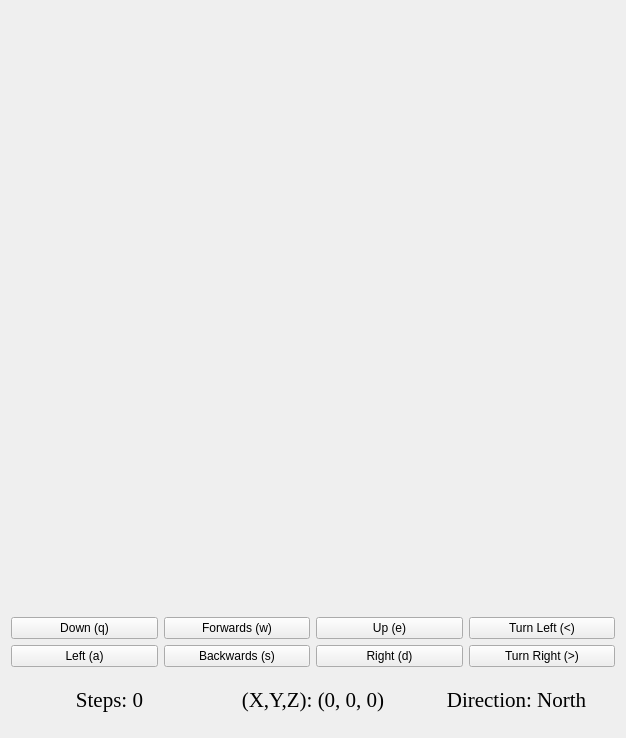
<?xml version="1.0" encoding="UTF-8"?>
<ui version="4.0">
 <class>Form</class>
 <widget class="QWidget" name="Form">
  <property name="geometry">
   <rect>
    <x>0</x>
    <y>0</y>
    <width>626</width>
    <height>738</height>
   </rect>
  </property>
  <property name="windowTitle">
   <string>Form</string>
  </property>
  <layout class="QVBoxLayout" name="verticalLayout_3">
   <item>
    <layout class="QVBoxLayout" name="verticalLayout">
     <item>
      <layout class="QGridLayout" name="gridLayout">
       <property name="spacing">
        <number>0</number>
       </property>
       <item row="0" column="0">
        <widget class="QLabel" name="image_11">
         <property name="sizePolicy">
          <sizepolicy hsizetype="Fixed" vsizetype="Fixed">
           <horstretch>0</horstretch>
           <verstretch>0</verstretch>
          </sizepolicy>
         </property>
         <property name="minimumSize">
          <size>
           <width>200</width>
           <height>200</height>
          </size>
         </property>
         <property name="maximumSize">
          <size>
           <width>200</width>
           <height>200</height>
          </size>
         </property>
         <property name="text">
          <string/>
         </property>
         <property name="pixmap">
          <pixmap>images/square1_1.jpg</pixmap>
         </property>
        </widget>
       </item>
       <item row="2" column="1">
        <widget class="QLabel" name="image_32">
         <property name="sizePolicy">
          <sizepolicy hsizetype="Fixed" vsizetype="Fixed">
           <horstretch>0</horstretch>
           <verstretch>0</verstretch>
          </sizepolicy>
         </property>
         <property name="minimumSize">
          <size>
           <width>200</width>
           <height>200</height>
          </size>
         </property>
         <property name="maximumSize">
          <size>
           <width>200</width>
           <height>200</height>
          </size>
         </property>
         <property name="text">
          <string/>
         </property>
         <property name="pixmap">
          <pixmap>images/open3_2.jpg</pixmap>
         </property>
        </widget>
       </item>
       <item row="1" column="2">
        <widget class="QLabel" name="image_23">
         <property name="sizePolicy">
          <sizepolicy hsizetype="Fixed" vsizetype="Fixed">
           <horstretch>0</horstretch>
           <verstretch>0</verstretch>
          </sizepolicy>
         </property>
         <property name="minimumSize">
          <size>
           <width>200</width>
           <height>200</height>
          </size>
         </property>
         <property name="maximumSize">
          <size>
           <width>200</width>
           <height>200</height>
          </size>
         </property>
         <property name="text">
          <string/>
         </property>
         <property name="pixmap">
          <pixmap>images/square2_3.jpg</pixmap>
         </property>
        </widget>
       </item>
       <item row="2" column="2">
        <widget class="QLabel" name="image_33">
         <property name="sizePolicy">
          <sizepolicy hsizetype="Fixed" vsizetype="Fixed">
           <horstretch>0</horstretch>
           <verstretch>0</verstretch>
          </sizepolicy>
         </property>
         <property name="minimumSize">
          <size>
           <width>200</width>
           <height>200</height>
          </size>
         </property>
         <property name="maximumSize">
          <size>
           <width>200</width>
           <height>200</height>
          </size>
         </property>
         <property name="text">
          <string/>
         </property>
         <property name="pixmap">
          <pixmap>images/square3_3.jpg</pixmap>
         </property>
        </widget>
       </item>
       <item row="1" column="0">
        <widget class="QLabel" name="image_21">
         <property name="sizePolicy">
          <sizepolicy hsizetype="Fixed" vsizetype="Fixed">
           <horstretch>0</horstretch>
           <verstretch>0</verstretch>
          </sizepolicy>
         </property>
         <property name="minimumSize">
          <size>
           <width>200</width>
           <height>200</height>
          </size>
         </property>
         <property name="maximumSize">
          <size>
           <width>200</width>
           <height>200</height>
          </size>
         </property>
         <property name="text">
          <string/>
         </property>
         <property name="pixmap">
          <pixmap>images/open2_1.jpg</pixmap>
         </property>
        </widget>
       </item>
       <item row="0" column="1">
        <widget class="QLabel" name="image_12">
         <property name="sizePolicy">
          <sizepolicy hsizetype="Fixed" vsizetype="Fixed">
           <horstretch>0</horstretch>
           <verstretch>0</verstretch>
          </sizepolicy>
         </property>
         <property name="minimumSize">
          <size>
           <width>200</width>
           <height>200</height>
          </size>
         </property>
         <property name="maximumSize">
          <size>
           <width>200</width>
           <height>200</height>
          </size>
         </property>
         <property name="text">
          <string/>
         </property>
         <property name="pixmap">
          <pixmap>images/square1_2.jpg</pixmap>
         </property>
        </widget>
       </item>
       <item row="2" column="0">
        <widget class="QLabel" name="image_31">
         <property name="sizePolicy">
          <sizepolicy hsizetype="Fixed" vsizetype="Fixed">
           <horstretch>0</horstretch>
           <verstretch>0</verstretch>
          </sizepolicy>
         </property>
         <property name="minimumSize">
          <size>
           <width>200</width>
           <height>200</height>
          </size>
         </property>
         <property name="maximumSize">
          <size>
           <width>200</width>
           <height>200</height>
          </size>
         </property>
         <property name="text">
          <string/>
         </property>
         <property name="pixmap">
          <pixmap>images/square3_1.jpg</pixmap>
         </property>
        </widget>
       </item>
       <item row="0" column="2">
        <widget class="QLabel" name="image_13">
         <property name="sizePolicy">
          <sizepolicy hsizetype="Fixed" vsizetype="Fixed">
           <horstretch>0</horstretch>
           <verstretch>0</verstretch>
          </sizepolicy>
         </property>
         <property name="minimumSize">
          <size>
           <width>200</width>
           <height>200</height>
          </size>
         </property>
         <property name="maximumSize">
          <size>
           <width>200</width>
           <height>200</height>
          </size>
         </property>
         <property name="text">
          <string/>
         </property>
         <property name="pixmap">
          <pixmap>images/square1_3.jpg</pixmap>
         </property>
        </widget>
       </item>
       <item row="1" column="1">
        <widget class="QLabel" name="image_22">
         <property name="sizePolicy">
          <sizepolicy hsizetype="Fixed" vsizetype="Fixed">
           <horstretch>0</horstretch>
           <verstretch>0</verstretch>
          </sizepolicy>
         </property>
         <property name="minimumSize">
          <size>
           <width>200</width>
           <height>200</height>
          </size>
         </property>
         <property name="maximumSize">
          <size>
           <width>200</width>
           <height>200</height>
          </size>
         </property>
         <property name="text">
          <string/>
         </property>
         <property name="pixmap">
          <pixmap>images/open2_2.jpg</pixmap>
         </property>
        </widget>
       </item>
      </layout>
     </item>
     <item>
      <layout class="QGridLayout" name="gridLayout_2">
       <item row="0" column="0">
        <widget class="QPushButton" name="button_down">
         <property name="text">
          <string>Down (q)</string>
         </property>
         <property name="shortcut">
          <string>Q</string>
         </property>
        </widget>
       </item>
       <item row="1" column="2">
        <widget class="QPushButton" name="button_right">
         <property name="text">
          <string>Right (d)</string>
         </property>
         <property name="shortcut">
          <string>D</string>
         </property>
        </widget>
       </item>
       <item row="1" column="0">
        <widget class="QPushButton" name="button_left">
         <property name="text">
          <string>Left (a)</string>
         </property>
         <property name="shortcut">
          <string>A</string>
         </property>
        </widget>
       </item>
       <item row="1" column="1">
        <widget class="QPushButton" name="button_backwards">
         <property name="text">
          <string>Backwards (s)</string>
         </property>
         <property name="shortcut">
          <string>S</string>
         </property>
        </widget>
       </item>
       <item row="0" column="2">
        <widget class="QPushButton" name="button_up">
         <property name="text">
          <string>Up (e)</string>
         </property>
         <property name="shortcut">
          <string>E</string>
         </property>
        </widget>
       </item>
       <item row="0" column="1">
        <widget class="QPushButton" name="button_forwards">
         <property name="text">
          <string>Forwards (w)</string>
         </property>
         <property name="shortcut">
          <string>W</string>
         </property>
        </widget>
       </item>
       <item row="0" column="3">
        <widget class="QPushButton" name="button_turn_left">
         <property name="text">
          <string>Turn Left (&lt;)</string>
         </property>
        </widget>
       </item>
       <item row="1" column="3">
        <widget class="QPushButton" name="button_turn_right">
         <property name="text">
          <string>Turn Right (&gt;)</string>
         </property>
        </widget>
       </item>
      </layout>
     </item>
     <item>
      <layout class="QHBoxLayout" name="horizontalLayout">
       <item>
        <widget class="QLabel" name="label_steps">
         <property name="font">
          <font>
           <family>Georgia</family>
           <pointsize>16</pointsize>
          </font>
         </property>
         <property name="text">
          <string>Steps: 0</string>
         </property>
         <property name="alignment">
          <set>Qt::AlignCenter</set>
         </property>
        </widget>
       </item>
       <item>
        <widget class="QLabel" name="label_coordinates">
         <property name="font">
          <font>
           <family>Georgia</family>
           <pointsize>16</pointsize>
          </font>
         </property>
         <property name="text">
          <string>(X,Y,Z): (0, 0, 0)</string>
         </property>
         <property name="alignment">
          <set>Qt::AlignCenter</set>
         </property>
        </widget>
       </item>
       <item>
        <widget class="QLabel" name="label_direction">
         <property name="font">
          <font>
           <family>Georgia</family>
           <pointsize>16</pointsize>
          </font>
         </property>
         <property name="text">
          <string>Direction: North</string>
         </property>
         <property name="alignment">
          <set>Qt::AlignCenter</set>
         </property>
        </widget>
       </item>
      </layout>
     </item>
    </layout>
   </item>
  </layout>
 </widget>
 <resources/>
 <connections/>
</ui>
